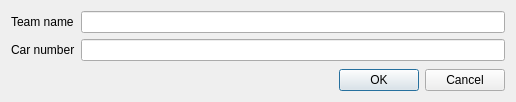
<?xml version="1.0" encoding="UTF-8"?>
<ui version="4.0">
    <class>Dialog</class>
    <widget class="QDialog" name="Dialog">
        <property name="geometry">
            <rect>
                <x>0</x>
                <y>0</y>
                <width>516</width>
                <height>102</height>
            </rect>
        </property>
        <property name="windowTitle">
            <string>Dialog</string>
        </property>
        <layout class="QGridLayout" name="gridLayout_2">
            <item row="1" column="0">
                <widget class="QDialogButtonBox" name="buttonBox">
                    <property name="orientation">
                        <enum>Qt::Horizontal</enum>
                    </property>
                    <property name="standardButtons">
                        <set>QDialogButtonBox::Cancel|QDialogButtonBox::Ok</set>
                    </property>
                </widget>
            </item>
            <item row="0" column="0">
                <layout class="QFormLayout" name="formLayout">
                    <item row="0" column="0">
                        <widget class="QLabel" name="teamNameLabel">
                            <property name="text">
                                <string>Team name</string>
                            </property>
                        </widget>
                    </item>
                    <item row="0" column="1">
                        <widget class="QLineEdit" name="teamNameEdit"/>
                    </item>
                    <item row="1" column="0">
                        <widget class="QLabel" name="carNumberLabel">
                            <property name="text">
                                <string>Car number</string>
                            </property>
                        </widget>
                    </item>
                    <item row="1" column="1">
                        <widget class="QLineEdit" name="carNumberEdit"/>
                    </item>
                </layout>
            </item>
        </layout>
    </widget>
    <resources/>
    <connections>
        <connection>
            <sender>buttonBox</sender>
            <signal>accepted()</signal>
            <receiver>Dialog</receiver>
            <slot>accept()</slot>
            <hints>
                <hint type="sourcelabel">
                    <x>248</x>
                    <y>254</y>
                </hint>
                <hint type="destinationlabel">
                    <x>157</x>
                    <y>274</y>
                </hint>
            </hints>
        </connection>
        <connection>
            <sender>buttonBox</sender>
            <signal>rejected()</signal>
            <receiver>Dialog</receiver>
            <slot>reject()</slot>
            <hints>
                <hint type="sourcelabel">
                    <x>316</x>
                    <y>260</y>
                </hint>
                <hint type="destinationlabel">
                    <x>286</x>
                    <y>274</y>
                </hint>
            </hints>
        </connection>
    </connections>
</ui>
